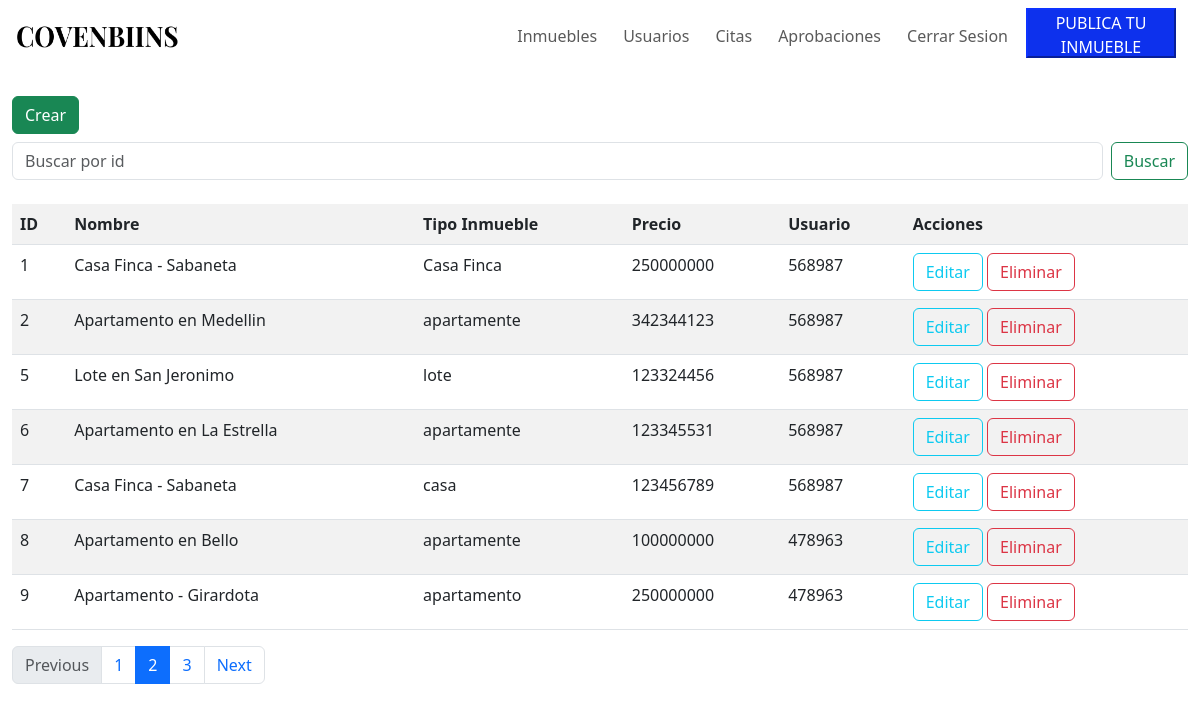
Before: /listar_inmuebles/ with the older database file.
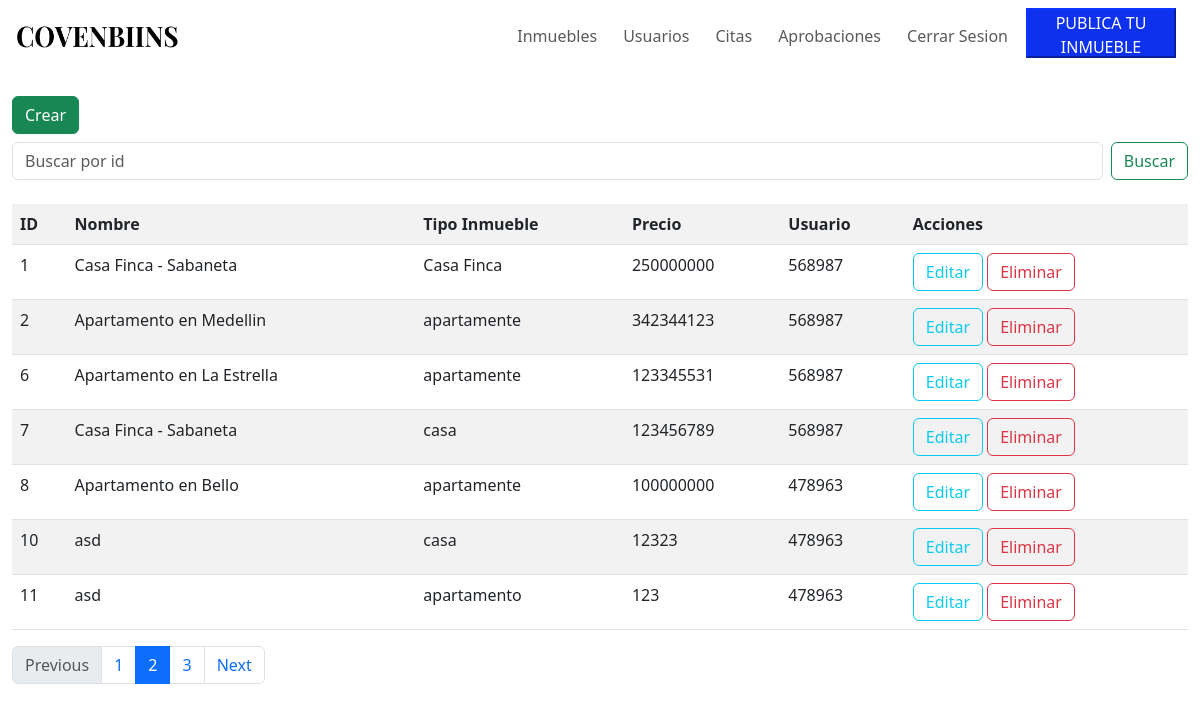
After: the same page with the newer database file.
### covenbiins/models.py (models this page shows, shortened)
class Inmuebles(models.Model):
    Categoria = (
        (1, 'Usado'),
        (2, 'Nuevo')
    )
    id_Inmueble = models.BigAutoField(unique=True, primary_key=True)
    nombre = models.CharField(max_length=50)
    tipoInmueble = models.CharField(max_length=50)
    descripcion = models.CharField(max_length=500)
    precio = models.IntegerField()
    direccion = models.CharField(max_length=50)
    categoria = models.IntegerField(choices=Categoria, default=1)
    ciudad = models.CharField(max_length=50, null=True)
    area = models.IntegerField()
    habitaciones = models.IntegerField()
    banos = models.IntegerField()
    estrato = models.IntegerField(null=True)
    imagen = models.ImageField(default="fotos_inmuebles/default.png", upload_to='fotos_inmuebles')
    cedula = models.ForeignKey('Usuarios', on_delete=models.DO_NOTHING)

class Usuarios(models.Model):
    Roles = (
        (1, 'Administrador'),
        (2, 'Asesor Legal'),
        (3, 'Vendedor'),
        (4, 'Comprador'),
    )
    cedula = models.CharField(unique=True, primary_key=True, max_length=10)
    foto = models.ImageField(null=True, blank=True, default='fotos/default.jpeg', upload_to='fotos')
    nombre = models.CharField(max_length=50)
    apellido = models.CharField(max_length=50)
    fechaNacimiento = models.DateField()
    telefono = models.CharField(max_length=50)
    direccion = models.CharField(max_length=50)
    tipoUsuario = models.IntegerField(choices=Roles, default=4)
    email = models.EmailField(unique=True, null=True)
    contrasena = models.CharField(max_length=50, null=True)
    def __str__(self):
        return f"{self.cedula}"

### covenbiins/views.py (the view)
# urls.py: path("listar_inmuebles/", views.inmuebles, name="listar_inmuebles"),
def inmuebles(request):
    result = Inmuebles.objects.all()
    context = {"data": result}
    return render(request, "covenbiins/inmuebles/listar_inm.html", context)

### covenbiins/templates/covenbiins/inmuebles/listar_inm.html (shortened to what this page needs)
{% extends 'covenbiins/base2.html' %}
{% load static %}
{% block contenedor %}
  <br>
  <div class="container-fluid">
    <a class="btn btn-success" href="{% url 'covenbiins:form_inmuebles' %}">Crear</a>
    <form class="d-flex mt-2 mb-4" role="search" method="post" action="{% url 'covenbiins:inmuebles_buscar' %}">
      <input class="form-control me-2" type="search" placeholder="Buscar por id" aria-label="Search" name="buscar" value="{{ buscado }}">
      <button class="btn btn-outline-success" type="submit">Buscar</button>
    </form>
  {% if data %}
    <table class="table table-striped">
      <tr>
        <th>ID</th>
        <th>Nombre</th>
        <th>Tipo Inmueble</th>
        <th>Precio</th>
        <th>Usuario</th>
        <th>Acciones</th>
      </tr>
    {% for i in data %}
      <tr>
        <td>{{ i.id_Inmueble }}</td>
        <td>{{ i.nombre }}</td>
        <td>{{ i.tipoInmueble }}</td>
        <td>{{ i.precio }}</td>
        <td>{{ i.cedula }}</td>
        <td>
          <a href="{% url 'covenbiins:inmuebles_editar' i.id_Inmueble %}" class="btn btn-outline-info">Editar</a>
          <a href="javascript:confirmar_eliminar('{% url 'covenbiins:inmuebles_eliminar' i.id_Inmueble %}');" class="btn btn-outline-danger">Eliminar</a>
        </td>
      </tr>
    {% endfor %}
    </table>
    <nav aria-label="...">
      <ul class="pagination">
        <li class="page-item disabled">
          <a class="page-link">Previous</a>
        </li>
        <li class="page-item"><a class="page-link" href="#">1</a></li>
        <li class="page-item active" aria-current="page">
          <a class="page-link" href="#">2</a>
        </li>
        <li class="page-item"><a class="page-link" href="#">3</a></li>
        <li class="page-item">
          <a class="page-link" href="#">Next</a>
        </li>
      </ul>
    </nav>
  {% else %}
    NO hay registros....
  {% endif %}
</div>
{% endblock %}

Changed rows visible on the page:
removed Inmuebles: id_Inmueble "5", nombre "Lote en San Jeronimo", tipoInmueble "lote", precio "123324456", cedula "568987"
removed Inmuebles: id_Inmueble "9", nombre "Apartamento - Girardota", tipoInmueble "apartamento", precio "250000000", cedula "478963"
added Inmuebles: id_Inmueble "10", nombre "asd", tipoInmueble "casa", precio "12323", cedula "478963"
added Inmuebles: id_Inmueble "11", nombre "asd", tipoInmueble "apartamento", precio "123", cedula "478963"
